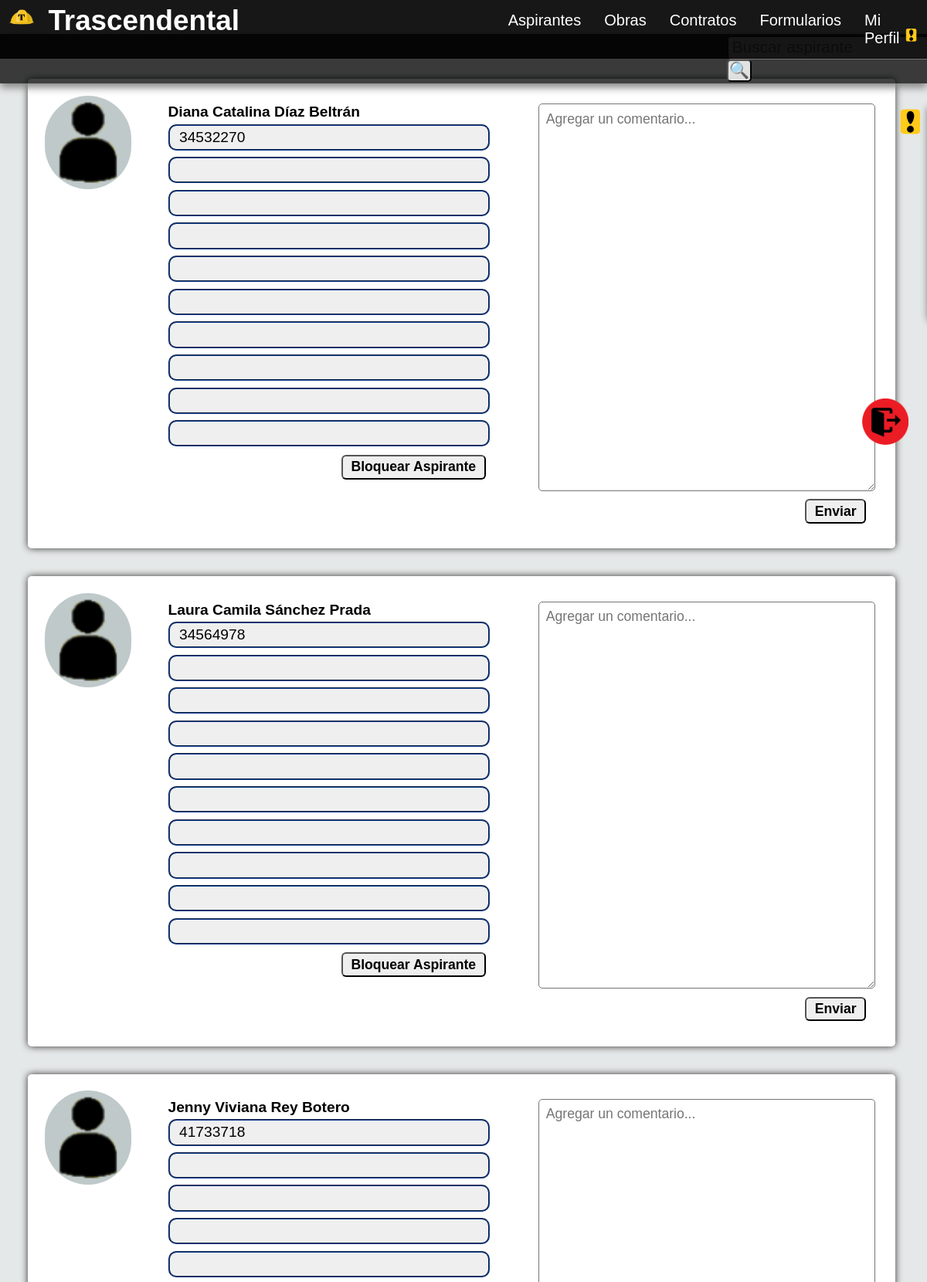
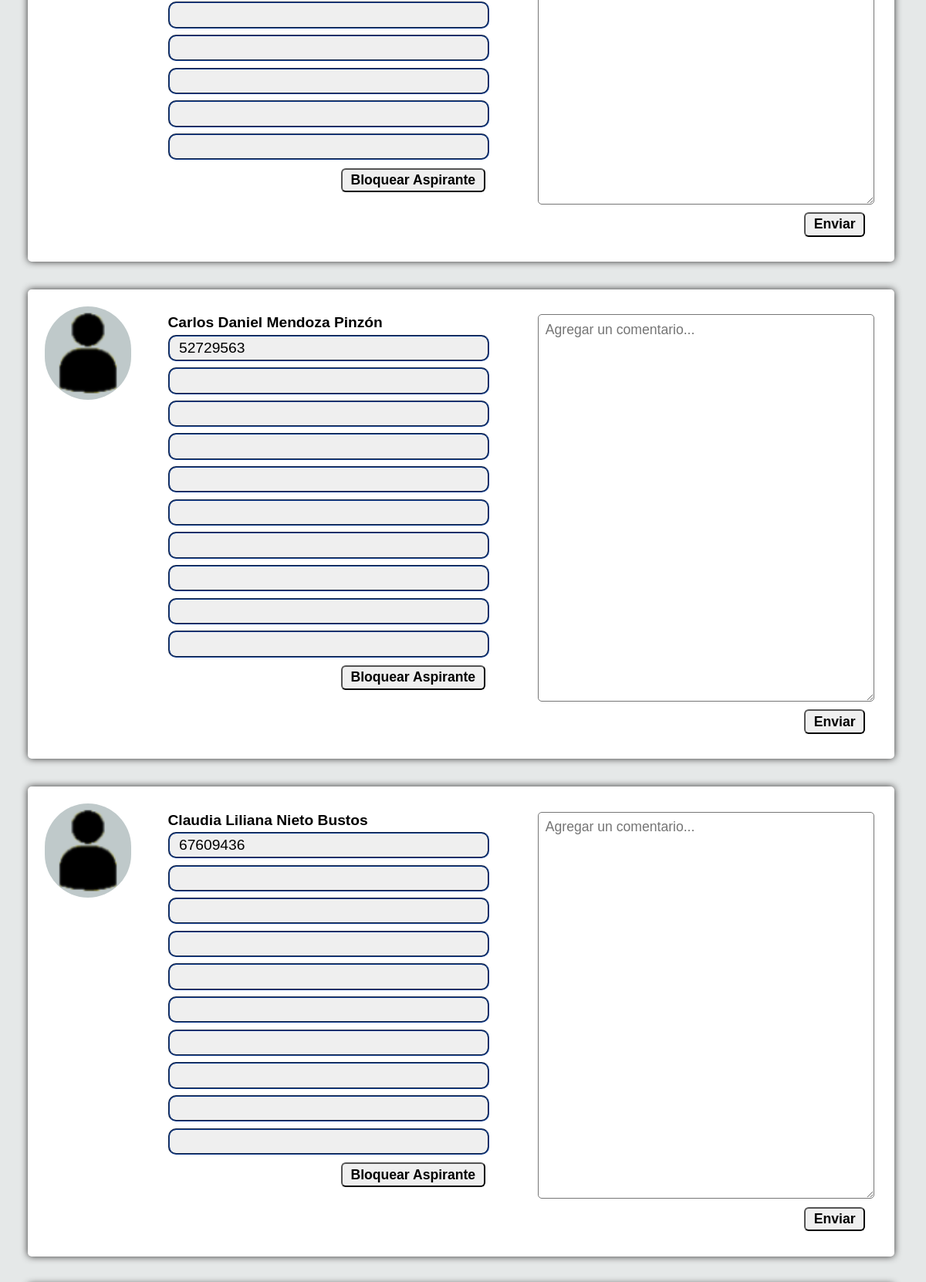
The page /HTML/estadoLog/logtrue/recursosHumanos/aspirantes.php (upper part) on the database its author committed (2 pictures, top to bottom).
### tables this page shows
CREATE TABLE `documentos` (
  `idDocumentos` double NOT NULL,
  `docAspirante` double NOT NULL,
  `curriculum` blob NOT NULL,
  `certificadoAlturas` blob NOT NULL,
  `certificadoJudicial` blob NOT NULL,
  `certificadoPenal` blob NOT NULL,
  `certificadoDisciplinario` blob NOT NULL,
  `resultadosMedicos` blob NOT NULL,
  `carnetVacCovid` blob NOT NULL,
  `referenciasPersonales` blob NOT NULL,
  `referenciasLaborales` blob NOT NULL,
  `firma` blob NOT NULL,
  `estadoDocumentos` tinyint(1) DEFAULT NULL
);

CREATE TABLE `aspirante` (
  `docAspirante` double NOT NULL,
  `numIdentificacion` double NOT NULL,
  `PnombreAspirante` varchar(60) NOT NULL,
  `SnombreAspirante` varchar(60) NOT NULL,
  `PapellidoAspirante` varchar(60) NOT NULL,
  `SapellidoAspirante` varchar(60) NOT NULL,
  `fotoAspirante` blob NOT NULL,
  `fechaExpDoc` date NOT NULL,
  `paisExpDoc` varchar(60) NOT NULL,
  `fechaNacimiento` date NOT NULL,
  `paisNacimiento` varchar(60) NOT NULL,
  `direccionResidencia` varchar(60) NOT NULL,
  `ciudad` varchar(60) NOT NULL,
  `telefonoContacto` double NOT NULL,
  `correoElectronico` varchar(60) NOT NULL,
  `tipoCargo` varchar(60) NOT NULL,
  `estadoCivil` varchar(60) NOT NULL,
  `estrato` int(10) NOT NULL,
  `rh` varchar(10) NOT NULL,
  `genero` varchar(50) NOT NULL,
  `libretaMilitar` double NOT NULL,
  `eps` varchar(60) NOT NULL,
  `arl` varchar(60) NOT NULL,
  `estadoAspirante` tinyint(1) DEFAULT NULL
);

### HTML/php/listaAspirantes.php (the view, shortened to what this page needs)
<?php
function perfilAspirante ($conn) {
  $aspiranteDatos = "SELECT aspirante.PnombreAspirante, aspirante.SnombreAspirante, aspirante.PapellidoAspirante,
  aspirante.SapellidoAspirante, aspirante.docAspirante, documentos.curriculum, documentos.certificadoAlturas,
  documentos.certificadoJudicial, documentos.certificadoJudicial, documentos.certificadoPenal,
  documentos.certificadoDisciplinario, documentos.resultadosMedicos, documentos.carnetVacCovid,
  documentos.referenciasPersonales, documentos.referenciasLaborales FROM aspirante INNER JOIN documentos
  ON aspirante.docAspirante = documentos.docAspirante WHERE aspirante.estadoAspirante = 1";
  $listaAsp = mysqli_query($conn, $aspiranteDatos) or die (mysqli_error($conn));
  while ($lista = mysqli_fetch_array($listaAsp)) {
    echo "<section class='Perfil_Aspirante'>";
      echo "<section class='Foto_Perfil'>";
        echo "<img src='../../../../Imagenes/otros logos/Logo_Usuario.png' alt='Logo_Usuario' class='Logo_Usuario'>";
      echo "</section>";
      echo "<section class='Documentos_Aspirante'>";
        echo "<p><a href='../aspirantes/Perfil_Aspirante.html' name='aspName'>" . $lista['PnombreAspirante'] . " " . $lista['SnombreAspirante'] . " " . $lista['PapellidoAspirante'] . " " . $lista['SapellidoAspirante'] . "</a></p>";
        echo "<input type='submit' name='Boton_Documento' class='Boton_Documento' value='" . $lista['docAspirante'] . "'>";
        echo "<input type='submit' name='Boton_Documento' class='Boton_Documento' value='" . $lista['curriculum'] . "'>";
        echo "<input type='submit' name='Boton_Documento' class='Boton_Documento' value='" . $lista['certificadoAlturas'] . "'>";
        echo "<input type='submit' name='Boton_Documento' class='Boton_Documento' value='" . $lista['certificadoJudicial'] . "'>";
        echo "<input type='submit' name='Boton_Documento' class='Boton_Documento' value='" . $lista['certificadoPenal'] . "'>";
        echo "<input type='submit' name='Boton_Documento' class='Boton_Documento' value='" . $lista['certificadoDisciplinario'] . "'>";
        echo "<input type='submit' name='Boton_Documento' class='Boton_Documento' value='" . $lista['resultadosMedicos'] . "'>";
        echo "<input type='submit' name='Boton_Documento' class='Boton_Documento' value='" . $lista['carnetVacCovid'] . "'>";
        echo "<input type='submit' name='Boton_Documento' class='Boton_Documento' value='" . $lista['referenciasPersonales'] . "'>";
        echo "<input type='submit' name='Boton_Documento' class='Boton_Documento' value='" . $lista['referenciasLaborales'] . "'>";
        echo '<form action="../../../php/Aspirantes.php" method="POST">';
          echo "<input class='botons' type='submit' name='bloquear' value='Bloquear Aspirante' id='Botón_Bloqueo'>";
        echo '</form>';
      echo "</section>";
      echo "<section class='Comentarios'>";
        echo "<textarea class='controls' rows='23' name='comentario' placeholder='Agregar un comentario...' id='Comentario'></textarea>";
        echo "<input class='botons' type='submit' name='Botón_Envío' value='Enviar' id='Botón_Envío'>";
      echo "</section>";
    echo "</section>";
  }
}
?>

### HTML/estadoLog/logtrue/recursosHumanos/aspirantes.php (shortened to what this page needs)
<?php include('../../../php/listaAspirantes.php')?>
<!DOCTYPE html>
<html lang="es">
    <head>
        <link rel="stylesheet" href="../../../../CSS/Formato_Base.css">
        <link rel="stylesheet" href="../../../../CSS/estadoLog/log true/recursosHumanos/Contratos.css">
        <link rel="stylesheet" href="../../../../CSS/estadoLog/log true/recursosHumanos/aspirantes.css">
    </head>
    <body>
        <article class='logOut'>
            <a href="../../../php/cerrarSesion.php" class='btn_logOut'>
                <img src="../../../../Imagenes/otros logos/quit.png" alt="Log_Out_Symbol" class='logOut_icon'>
            </a>
        </article>
        <header>
            <section class="Barra_Navegacion">
                <nav id="menu">
                    <ul>
                        <a href="index.html" > <img src="../../../../Imagenes/logoProyect/Logo_Principal.png" class="Logo_Menú"></a>
                            <h1 class="titulo">Trascendental</h1>
                        <li id="Perfil"><a href="Mi_Perfil.html" class="menu">Mi Perfil</a><img src="../../../../Imagenes/otros logos/Log_Notificacion.png" alt="Logo Notificación" class="" id="Logo_Notificacion"></li>
                        <li><a href="formularios/induccion.html" class="menu">Formularios</a></li>
                        <li><a href="Contratos.html" class="menu">Contratos</a></li>
                        <li><a href="obras.php" class="menu">Obras</a></li>
                        <li><a href="aspirantes.php" class="menu">Aspirantes</a></li>
                    </ul>
                </nav>
            </section>
        </header>
        <aside>
            <img src="../../../../Imagenes/otros logos/Log_Notificacion.png" alt="imagen de Notificación" class="botonNotif">
        </aside>
        <div id="submenu">
            <form action="./aspirantes.php" method="post">
                <input class="button" type="submit" name="btnbuscador" value="&#x1f50d">
            </form>
        </div>
        <section class="contenido">
            <?php
                if (ISSET($_POST['btnbuscador'])){
                    busqAspirante($conn);
                }
                else {
                    perfilAspirante($conn);
                }
            ?>
        </section>
    </body>
</html>

### CSS/Formato_Base.css (style rules this page uses)
* { margin: 0px; padding: 0px; transition: 0.5s; font-family: sans-serif; }
.Barra_Navegacion { background: rgba(10, 10, 10, 0.8); width: 100%; position: fixed; transition: 0.5s; z-index: 3; color: white; }
.Logo_Menú { width: 2.7%; margin: 1% 1%; float: left; }
h1 { font-size: 230%; display: inline-block; margin: 0.5%; }
#menu ul { list-style: none; }
#menu ul li { float: right; font-family: Arial, sans-serif; font-size: 125%; }
#Perfil { width: 8%; }
#menu ul li a { display: block; padding: 15px; color: black; text-decoration: none; color: white; }
#Logo_Notificacion { width: 15%; height: auto; margin-top: -41%; margin-right: 14%; float: right; z-index: 10; }
aside { padding: 2%; width: 35%; float: right; transform: translate(256.5%, 50%); position: fixed; border-bottom-left-radius: 10px; border-bottom-right-radius: 10px; border-top-right-radius: 10px; background-color: rgba(0, 139, 139, 0.3); box-shadow: 0px 0px 10px gray; z-index: 5; }
aside .botonNotif { float: left; position: fixed; padding: 1%; width: 6%; transform: translate(-174%, -64%); border-top-left-radius: 10px; border-bottom-left-radius: 10px; background-color: rgba(0, 139, 139, 0); }
.logOut { float: right; position: fixed; margin: 43% 93%; width: 5%; transition: 0.5s; }
.logOut a { width: 200%; }
.logOut a img { width: 100%; }

### CSS/estadoLog/log true/recursosHumanos/Contratos.css (style rules this page uses)
#submenu { width: 99.6%; margin-top: 3.65%; padding: 0.2%; float: left; box-shadow: 0px 5px 10px gray; background-color:rgba(0, 0, 0, 0.75); position: fixed; }
#submenu form { width: 21.5%; float: right; position: relative; }
.text, .button { vertical-align: middle; border-radius: 5px; background: rgb(255, 255, 255, 0.85); font-family: sans-serif; font-size: 130%; }
.button { padding: 0.2% 0.5%; }
.contenido { margin-bottom: 25%; }
.controls { margin: 1% 0%; padding: 1% 2%; width: 94.5%; border-radius: 5px; font-family: sans-serif; font-size: 120%; }
.contenido p { font-family: sans-serif; font-size: 120%; font-weight: bold; }
.botons { width: auto; margin-top: 2%; margin-right: 1.4%; padding: 1% 2%; border-radius: 4px; font-family: sans-serif; font-size: 100%; float: inline-end; }

### CSS/estadoLog/log true/recursosHumanos/aspirantes.css (style rules this page uses)
ul, ol { list-style: none; }
.contenido { padding-top: 7%; padding-bottom: 3%; background-color: #E5E8E8; }
.Perfil_Aspirante { border-radius: 5px; display: inline-flex; width: 90%; background-color: white; margin: 1.5% 3%; padding: 1.8%; box-shadow: 0px 0px 10px rgb(49, 48, 48); }
.Logo_Usuario { border-radius: 200px; background-color: #BFC9CA; width: 180%; position:unset; margin: 0% 50% 0% 0%; }
.Documentos_Aspirante p a { font-family: sans-serif; font-size: 100%; color: black; text-decoration: none; }
.Documentos_Aspirante { width: 40%; height: auto; padding: 1%; margin-left: 8%; }
.Boton_Documento { width: 100%; height: auto; margin: 1% 0%; padding: 1% 3%; border-radius: 10px; border: 2px groove #184394; text-align: left; font-family: sans-serif; font-size: 120%; }
.Comentarios { width: 40%; padding: 1%; margin-left: 5%; }
#Comentario { width: 100%; margin: 0% -3%; height: auto; padding: 2%; font-family: sans-serif; font-size: 110%; border-radius: 5px; }
.botons { float: inline-end; margin-top: 1.5%; margin-left: 1%; padding: 0.8% 2.5%; z-index: auto; font-weight: bolder; font-family: sans-serif; font-size: 110%; border-radius: 6px; }

### rows shown on the page
documentos: aspirante.PnombreAspirante "Diana", aspirante.SnombreAspirante "Catalina", aspirante.PapellidoAspirante "Díaz", aspirante.SapellidoAspirante "Beltrán", Boton_Documento "34532270"
documentos: aspirante.PnombreAspirante "Laura", aspirante.SnombreAspirante "Camila", aspirante.PapellidoAspirante "Sánchez", aspirante.SapellidoAspirante "Prada", Boton_Documento "34564978"
documentos: aspirante.PnombreAspirante "Jenny", aspirante.SnombreAspirante "Viviana", aspirante.PapellidoAspirante "Rey", aspirante.SapellidoAspirante "Botero", Boton_Documento "41733718"
documentos: aspirante.PnombreAspirante "Carlos", aspirante.SnombreAspirante "Daniel", aspirante.PapellidoAspirante "Mendoza", aspirante.SapellidoAspirante "Pinzón", Boton_Documento "52729563"
documentos: aspirante.PnombreAspirante "Claudia", aspirante.SnombreAspirante "Liliana", aspirante.PapellidoAspirante "Nieto", aspirante.SapellidoAspirante "Bustos", Boton_Documento "67609436"
